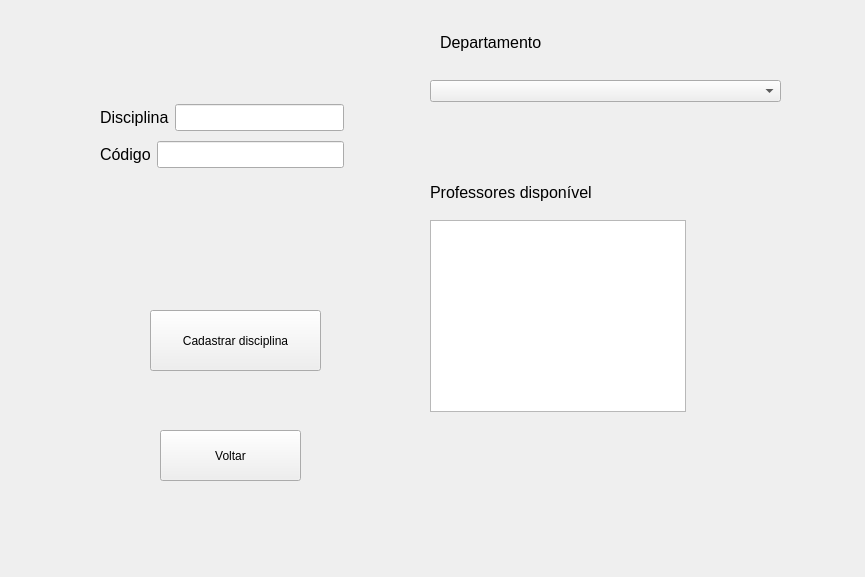
<?xml version="1.0" encoding="UTF-8"?>
<ui version="4.0">
 <class>Form</class>
 <widget class="QWidget" name="Form">
  <property name="geometry">
   <rect>
    <x>0</x>
    <y>0</y>
    <width>865</width>
    <height>577</height>
   </rect>
  </property>
  <property name="windowTitle">
   <string>Form</string>
  </property>
  <widget class="QLabel" name="label_3">
   <property name="geometry">
    <rect>
     <x>440</x>
     <y>30</y>
     <width>131</width>
     <height>25</height>
    </rect>
   </property>
   <property name="font">
    <font>
     <pointsize>12</pointsize>
    </font>
   </property>
   <property name="text">
    <string>Departamento</string>
   </property>
  </widget>
  <widget class="QLabel" name="label_4">
   <property name="geometry">
    <rect>
     <x>430</x>
     <y>180</y>
     <width>321</width>
     <height>25</height>
    </rect>
   </property>
   <property name="font">
    <font>
     <pointsize>12</pointsize>
    </font>
   </property>
   <property name="text">
    <string>Professores disponível</string>
   </property>
  </widget>
  <widget class="QPushButton" name="cadastra_disci">
   <property name="geometry">
    <rect>
     <x>150</x>
     <y>310</y>
     <width>171</width>
     <height>61</height>
    </rect>
   </property>
   <property name="text">
    <string>Cadastrar disciplina</string>
   </property>
  </widget>
  <widget class="QListWidget" name="professor_input">
   <property name="geometry">
    <rect>
     <x>430</x>
     <y>220</y>
     <width>256</width>
     <height>192</height>
    </rect>
   </property>
  </widget>
  <widget class="QWidget" name="layoutWidget">
   <property name="geometry">
    <rect>
     <x>100</x>
     <y>100</y>
     <width>244</width>
     <height>73</height>
    </rect>
   </property>
   <layout class="QVBoxLayout" name="verticalLayout">
    <item>
     <layout class="QHBoxLayout" name="horizontalLayout">
      <item>
       <widget class="QLabel" name="label">
        <property name="font">
         <font>
          <pointsize>12</pointsize>
         </font>
        </property>
        <property name="text">
         <string>Disciplina</string>
        </property>
       </widget>
      </item>
      <item>
       <widget class="QLineEdit" name="disciplina_input">
        <property name="font">
         <font>
          <pointsize>12</pointsize>
         </font>
        </property>
       </widget>
      </item>
     </layout>
    </item>
    <item>
     <layout class="QHBoxLayout" name="horizontalLayout_2">
      <item>
       <widget class="QLabel" name="label_2">
        <property name="font">
         <font>
          <pointsize>12</pointsize>
         </font>
        </property>
        <property name="text">
         <string>Código</string>
        </property>
       </widget>
      </item>
      <item>
       <widget class="QLineEdit" name="cod_input">
        <property name="font">
         <font>
          <pointsize>12</pointsize>
         </font>
        </property>
       </widget>
      </item>
     </layout>
    </item>
   </layout>
  </widget>
  <widget class="QComboBox" name="departamento_input">
   <property name="geometry">
    <rect>
     <x>430</x>
     <y>80</y>
     <width>351</width>
     <height>22</height>
    </rect>
   </property>
  </widget>
  <widget class="QPushButton" name="voltar_btn">
   <property name="geometry">
    <rect>
     <x>160</x>
     <y>430</y>
     <width>141</width>
     <height>51</height>
    </rect>
   </property>
   <property name="text">
    <string>Voltar</string>
   </property>
  </widget>
 </widget>
 <resources/>
 <connections/>
</ui>
